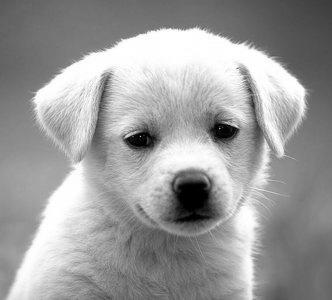
#> input picture notebooks/B2DBy.jpg, 332 x 300 px
$ jupyter execute JPEG_Demo.ipynb   (shell and % lines are left out)
#> lines starting #> are read from the running program, lines starting #| are printed output that depends on the picture
#> further down, img is the input picture: shape (300, 332, 3); min 0, max 255, mean 155.7
### src/JPEG.py
import numpy as np
from sys import getsizeof
from .DCT import DCT
from .huffman import Huffman
from .quantizer import Quantizer
from .run_length_code import RunLengthCode

class JPEG:
    def __init__(self,type='low') -> None:
        self.quantizer_object = Quantizer(type)     # make an object of Quantizer class and set the type of quantization table
                                                    # the default is low compression
        self.no_padding_rows = 1                    # Initializing the no_padding_rows
        self.no_padding_cols = 1                    # Initializing the no_padding_cols

    # private funtion converts the given block to a vector in a zigzag way
    def _img2vector_box(self, img:np.array)->np.array:
        # Inputs: 8by8 block np.array
        # Output: 8*8 np.vector after convertion

        rows, cols = img.shape                  # dims of the given img
        vector = np.zeros(rows*cols)            # Initializing the output vector
        current_index = 0                       # the index of the vector

        # looping over the sum of index of the rows and cols
        for d in range(rows+cols-1):
            # when the sum is even, move from the row to the colum
            if d%2 == 0:
                d1, d2, limit = d, 0, d+1       # set the first  index (d1) = the sum
                                                # set the second index (d2) = 0
                if d>(rows-1):
                    d1 = rows - 1               # decrement (d1)
                    d2 = d - d1                 # increment (d2)
                    limit = d1-d2+1
            # when the sum is odd, opposite the above process
            else:
                d1, d2, limit = 0, d, d+1       # set the second  index (d2) = the sum
                                                # set the first   index (d1) = 0

                if d>rows-1:
                    d2 = rows - 1               # decrement (d2)
                    d1 = d - d2                 # increment (d1)
                    limit = d2-d1 +1

            for i in range(limit):
                vector[current_index] = img[d1, d2]
                current_index += 1
                # when the sum is even, the direction of setting the elements will be to up
                if d%2 == 0:
                    d1 -= 1
                    d2 += 1
                # when the sum is odd, the direction of setting the elements will be to down
                else:
                    d1 += 1
                    d2 -= 1

        return vector

    # private funtion converts the given vector to a matrix in a zigzag way
    def _vector2img_box(self, vector:np.array, img_shape):
        # Input: 8*8 np.vector after convertion, the dims of the output image
        # Output: 8by8 block np.array

        rows, cols = img_shape              # dims of the output img
        img = np.zeros(img_shape)           # Initializing the output matrix
        current_index = 0                   # the index of the vector

        # looping over the sum of index of the rows and cols of the output matrix
        # doing the same flow as _img2vector_box, but the difference in the allocating the elements in the matrix
        for d in range(rows+cols-1):
            if d%2 == 0:
                d1, d2, limit = d, 0, d+1
                if d>(rows-1):
                    d1 = rows - 1
                    d2 = d - d1
                    limit = d1-d2+1
            else:
                d1, d2, limit = 0, d, d+1
                if d>rows-1:
                    d2 = rows - 1
                    d1 = d - d2
                    limit = d2-d1 +1

            for i in range(limit):

                img[d1, d2] = vector[current_index]
                current_index += 1
                if d%2 == 0:
                    d1 -= 1
                    d2 += 1
                else:
                    d1 += 1
                    d2 -= 1

        return img
    # public funtion takes the image and divide it into 8by8 blocks which is passed to the _img2vector_box fn
    def img2vector(self, img:np.array)->np.array:
        # Input: image as 2D np array
        # Output: vector as 1D np arrey

        rows, cols = img.shape      # dims of the given img
        vector = np.array([])       # Initializing the output vector
        box_dim = 8                 # the dim of the vector box

        # looping over the each 8by8 block in the image
        for i in range(0, rows, box_dim):
            for j in range(0, cols, box_dim):
                # slice 8by8 box
                img_box = img[i:i+box_dim, j:j+box_dim]
                # apply _img2vector_box fn at the box, then append to the output vector
                vector = np.append( vector, self._img2vector_box(img_box))

        return vector
    # public funtion takes the vector and divide it into 8*8 blocks which is passed to the _vector2img_box fn
    def vector2img(self, vector:np.array, img_shape):
        # Input: vector as 1D np arrey
        # Output: image as 2D np array

        rows, cols = img_shape          # dims of the given img
        img = np.zeros(img_shape)       # Initializing the output matrix
        curr_index = 0                  # the index of the vector
        box_dim = 8                     # the dim of the vector box

        # looping over the each 8by8 block in the image
        for i in range(0, rows, box_dim):
            for j in range(0, cols, box_dim):
                # slice 8*8 box
                vector_slice = vector[curr_index : curr_index + box_dim*box_dim]
                # apply _vector2img_box fn at the box, then set to the output matirx
                img[i:i+box_dim, j:j+box_dim] = self._vector2img_box(vector_slice,[box_dim,box_dim])
                # increment the vector index to tkae the second box
                curr_index += box_dim*box_dim

        return img

    # funtion takes the image and extends it with zeros to make its dim dividalbe by the block dim (8)
    def zero_padding(self, img_gray):
        # check if the number of rows is not dividable by 8
        if (img_gray.shape[0]%8 != 0):
            self.no_padding_rows = 8-img_gray.shape[0]%8                     # number of rows required for padding
            padding = np.zeros([self.no_padding_rows,img_gray.shape[1]])     # create a zeros matrix wtih the required dims for padding
            img_gray = np.concatenate((img_gray,padding),axis=0)        # concatenate the image with padding at the 0 axis
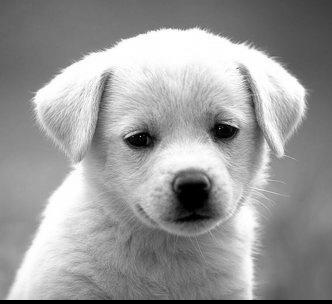
#> img_gray: shape (304, 332) float64; min 0, max 255, mean 153.7
        # check if the number of cols is not dividable by 8
        if (img_gray.shape[1]%8 != 0):
            self.no_padding_cols = 8-img_gray.shape[1]%8                     # number of cols required for padding
            padding = np.zeros([img_gray.shape[0],self.no_padding_cols])     # create a zeros matrix wtih the required dims for padding
            img_gray = np.concatenate((img_gray,padding),axis=1)        # concatenate the image with padding at the 1 axis
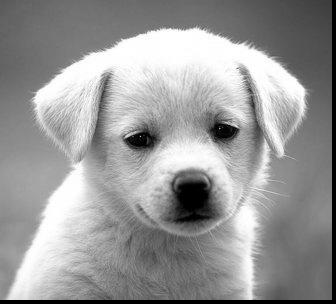
#> img_gray: shape (304, 336) float64; min 0, max 255, mean 151.9
#| The shape of the image before paddingis: (300, 332)
#| The shape of the image after padding is: (304, 336)

        return img_gray

    def remove_zero_padding(self,img):
        return img[0:-1*self.no_padding_rows,0:-1*self.no_padding_cols]

    # function takes the image and does the whole compression functions on it
    # [15 lines left out: function compress, not called in this run]

    # A funtion takes the huffman code and image to calculate the compression ratio
    def compression_ratio(self, code:str, img)->float:
        #Input: The image and Huffman code
        #Output: compression ratio %
        return (len(code)/getsizeof(img)*100)

    # function takes the stream code and does the whole decompression functions on it
    # [12 lines left out: function decompress, not called in this run]


### src/DCT.py
import numpy as np

class DCT:

    #generating basis
    @staticmethod
    def get_base(u:int, v:int, base_dim=8) -> np.array:
        index_vect = np.arange(0, base_dim)
        r_vect = np.cos((2*index_vect+1)*u*np.pi/16)
        c_vect = np.cos((2*index_vect+1)*v*np.pi/16)
        basis = np.outer(r_vect, c_vect)

        return basis

    @staticmethod
    def get_basis(base_dim=8) -> np.array:
#> called with base_dim = 8
        basis = np.zeros((base_dim, base_dim, base_dim, base_dim))

        for u in range(base_dim):
            for v in range(base_dim):
                basis[u][v] = DCT.get_base(u, v, base_dim)

        return basis

    @staticmethod
    def DCT(X:np.array, base_dim=8) -> np.array:
        y = np.zeros(X.shape)
        basis = DCT.get_basis(base_dim)

        #basis coefficients calculation
        for i in range(0, X.shape[0], base_dim):
            for j in range(0, X.shape[1], base_dim):
                X_slice = X[i:i+base_dim, j:j+base_dim]
                y[i:i+base_dim, j:j+base_dim] = np.sum(basis*X_slice, axis=(2,3))

                #DCT quantization
                if i==0 and j==0:
                    y[i:i+base_dim, j:j+base_dim] /= 64
                elif i==0 or j==0:
                    y[i:i+base_dim, j:j+base_dim] /= 32
                else:
                    y[i:i+base_dim, j:j+base_dim] /= 16


        return y

    @staticmethod
    def IDCT(X:np.array, base_dim=8) -> np.array:
        y = np.zeros(X.shape)
        basis = DCT.get_basis(base_dim)

        #multiplying dct coefficients by their corresponding basis and performing summation
        for i in range(0, X.shape[0], base_dim):
            for j in range(0, X.shape[1], base_dim):
                X_slice = X[i:i + base_dim, j:j + base_dim]
                y[i:i + base_dim, j:j + base_dim] = np.sum(X_slice[:, :, np.newaxis, np.newaxis]/basis, axis=(0, 1))

        return y

### src/quantizer.py
import numpy as np

class Quantizer:

    def __init__(self,type='low'):
        self.type =type

        self._Low_compression_table = np.array([[ 1,  1,  1,  1,  1,  2,  2,  4],
        [ 1,  1,  1,  1,  1,  2,  2,  4],
        [ 1,  1,  1,  1,  2,  2,  2,  4],
        [ 1,  1,  1,  1,  2,  2,  4,  8],
        [ 1,  1,  2,  2,  2,  2,  4,  8],
        [ 2,  2,  2,  2,  2,  4,  8,  8],
        [ 2,  2,  2,  4,  4,  8,  8, 16],
        [ 4,  4,  4,  4,  8,  8, 16, 16]])

        self._High_compression_table = np.array([[  1,   2,   4,   8,  16,  32,  64, 128],
        [  2,   4,   4,   8,  16,  32,  64, 128],
        [  4,   4,   8,  16,  32,  64, 128, 128],
        [  8,   8,  16,  32,  64, 128, 128, 256],
        [ 16,  16,  32,  64, 128, 128, 256, 256],
        [ 32,  32,  64, 128, 128, 256, 256, 256],
        [ 64,  64, 128, 128, 256, 256, 256, 256],
        [128, 128, 128, 256, 256, 256, 256, 256]])


    # Each value in the DCT spectrum is divided by the corresponding value in the corresponding compression table, and the result rounded to the nearest integer.
    def _quantization(self,img:np.array,table:np.array):
        quantized_img = np.zeros(img.shape)
        box_dim = 8
        for i in range(0, img.shape[0], box_dim):
            for j in range(0, img.shape[1], box_dim):
                box = img[i:i+box_dim, j:j+box_dim]
                quantized_img[i:i+box_dim, j:j+box_dim] = box / table
        return quantized_img.astype(int)

    # Each value in the Decoder spectrum is multiplied by the corresponding value in the Low_compression table, and the result rounded to the nearest integer.
    def _reverse_quantization(self,img:np.array,table:np.array):
        quantized_img = np.zeros(img.shape)
        box_dim = 8
        for i in range(0, img.shape[0], box_dim):
            for j in range(0, img.shape[1], box_dim):
                box = img[i:i+box_dim, j:j+box_dim]
                quantized_img[i:i+box_dim, j:j+box_dim] = box * table
        return quantized_img.astype(int)

    # select the box function based on the its type
    def quantization(self,img):
        if self.type == 'low':
            return self._quantization(img,self._Low_compression_table)
        else:
            return self._quantization(img,self._High_compression_table)

    def reverse_quantization(self,img):
        if self.type == 'low':
            return self._reverse_quantization(img,self._Low_compression_table)
        else:
            return self._reverse_quantization(img,self._High_compression_table)


### src/run_length_code.py
import numpy as np

class RunLengthCode:

    '''
        compresses number of zeros by reprenting sequence of adjancent zeros by 0,n where n is their number
    '''

    @staticmethod
    def encode(vector: np.array)->np.array:
        out_vect = np.array([])

        i = 0
        while i<len(vector):
            out_vect =np.append(out_vect,vector[i])
            i += 1
            if vector[i-1]==0:
                count = 1
                #starting a loop to counts 0s
                while i<len(vector) and vector[i]==0:
                    count += 1
                    i+= 1

                out_vect = np.append(out_vect,count)

        return out_vect.astype(np.int32).astype(str)


    @staticmethod
    def decode(vector: np.array)->np.array:
        out_vect = np.array([])

        i = 0
        while i<len(vector):
            if vector[i] != 0:
                out_vect = np.append(out_vect, vector[i])
                i += 1
            else:
                #adding sequence of zeros with length equal to the encoded length which lies in the next position to the 0 position index
                out_vect = np.append(out_vect, np.zeros(int(vector[i+1])))
                i +=2


        return out_vect

### src/huffman.py
import heapq
from collections import Counter
import numpy as np

class TreeNode:
    def __init__(self, symbol=None, freq=None, left=None, right=None) -> None:
        self.symbol = symbol
        self.freq = freq
        self.left = left
        self.right = right

    def __lt__(self, other):
        return self.freq < other.freq

class Huffman:

    def __init__(self, data) -> None:
        self._symbols_frequencies = Counter(data)
        self._symbols_codes = self.compute_codes()
        self._codes_symbols = dict(map(reversed, self.compute_codes().items()))


    #assigning codes to nodes after heapfication
    def _assign_code(self, node, code="", mapping={}):
        if node:
            if node.symbol:
                mapping[node.symbol] = code
            self._assign_code(node.left, code + '0', mapping)
            self._assign_code(node.right, code + '1', mapping)

        return mapping


    def compute_codes(self):
        pq = [TreeNode(s, f) for s, f in self._symbols_frequencies.items()] #constructing code tree through heapification based on frequency
        heapq.heapify(pq)

        while len(pq) > 1:
            left_child = heapq.heappop(pq)
            right_child = heapq.heappop(pq)
            internal_node = TreeNode(freq=left_child.freq + right_child.freq, left=left_child, right=right_child)
            heapq.heappush(pq, internal_node)


        root = pq[0]


        return self._assign_code(root)


    def encode(self, stream:np.array)->str:
        encoded_stream = ""

        for symbol in stream:
                if symbol in self._symbols_codes.keys():
                    encoded_stream += self._symbols_codes[symbol]


        return encoded_stream

    def decode(self, stream:str)->np.array:
        stream_length = len(stream)
        decoded_stream = []

        i = 0
        while i<stream_length:
            for j in range(i+1,stream_length+1):
                if stream[i:j] in self._codes_symbols.keys():

                    decoded_stream.append(self._codes_symbols[stream[i:j]])
                    break
            i=j

        decoded_stream = np.array(decoded_stream)

        return decoded_stream.astype(np.int32)

### src/ArithCoding.py
import numpy as np
class AritCoding:
    def __init__(self,data):
        self.symbols=list(set(data))    #Symbols (unique alphabet)
        self.precision=32
        self.whole=2**self.precision
        self.half=self.whole/2
        self.quarter=self.whole/4
        self.counts=self.calcFreqs(list(data))
        self.R=sum(self.counts)
        self.cumm=self.calcCum(data)

    # Function to get symbols characters (i.e. counts/probs)
    def calcFreqs(self, data):
        freqs=[]
        for sym in self.symbols:
            freq=data.count(sym)
            freqs.append(freq)

        return freqs

    # Function to calculate cummulative probs, c,
    def calcCum(self,data):
        c= []
        n = len(data)
        c.append(0)
        for i in range(n):
            c.append(sum(self.counts[0:i+1]))
        c = np.array(c)
        return c

    def encode(self,sequence):
        src_code=[]
        s=0
        a= 0
        b=self.whole
        k=len(sequence)
        #loop over sequence to encode
        for i in range(k):
            this_symbol_index = self.symbols.index(sequence[i])
            # Do the rescaling
            h = b-a
            b = a + (h*self.cumm[this_symbol_index+1]//self.R)
            a = a + (h*self.cumm[this_symbol_index]//self.R)


            # Conditions for direct emmit
            while ((b<self.half) or (a>=self.half)):
                if(b<self.half): #i.e. lower half

                    src_code.append('0')
                    if s!=0:
                        src_code.append('1'*s)
                    s=0
                    # rescale
                    a=2*a
                    b=2*b
                elif(a>=self.half): #i.e. upper half
                    src_code.append('1')
                    if s!=0:
                        src_code.append('0'*s)
                    s=0
                    # rescale
                    a= (2* (a-self.half))
                    b= (2* (b-self.half))
            # range contains the half, so no direct emmit;
            # needs rescaling until fully contained in one half
            while ((a>self.quarter) and (b<3*self.quarter)):
                s+=1
                a= 2*(a-self.quarter)
                b= 2*(b-self.quarter)

        s+=1
        if a<=self.quarter:
            src_code.append('0')
            if s!=0:
                src_code.append('1'*s)
        else:
            src_code.append('1')
            if s!=0:
                src_code.append('0'*s)

        src_code=''.join(src_code)

        return src_code


    def decode(self,stream,eof):
        decoded_sequence=[]
        a=0
        b=self.whole
        n = len(self.symbols)
        M=len(stream)

        decimal_value=0
        j=1
        #initialze decimal value with the higher val of min(precision,M) bits
        while j<=self.precision and j<=M:
            if stream[j-1]=='1':
                decimal_value+= 2**(self.precision-j)
            j+=1


        flag=0
        #This flag wil be set on fiding the eof symbol
        while not flag:
            for i in range(n):
                #rescale as in encoder
                w= b-a
                b_= a + (w*self.cumm[i+1]) //self.R
                a_= a + (w*self.cumm[i]) //self.R
                if a_<=decimal_value and decimal_value<b_:
                    decoded_sequence.append(self.symbols[i])
                    a=a_
                    b=b_
                    if(self.symbols[i]==eof):
                        flag=1
                    break

            #Same Cases as in the Encoder
            while b<self.half or a>=self.half:
                if b<self.half:
                    a*=2
                    b*=2
                    decimal_value*=2
                    if j<=M:
                        decimal_value+=int(stream[j-1])
                        j+=1
                elif a>=self.half:
                    a=2*(a-self.half)
                    b=2*(b-self.half)
                    decimal_value=2*(decimal_value-self.half)
                    if j<=M:
                        decimal_value+=int(stream[j-1])
                        j+=1

            while a>=self.quarter and b<3*self.quarter:
                a= 2*(a-self.quarter)
                b= 2*(b-self.quarter)
                decimal_value=2*(decimal_value-self.quarter)
                if j<= M:
                    decimal_value+=int(stream[j-1])
                    j+=1


        decoded_sequence.pop()      #Remove eof symbol..

        return decoded_sequence


# [12 lines of commented-out code are left out]

### notebooks/JPEG_Demo.ipynb
[cell 1]
# !pip install opencv-python

### Team:
##### Mohamed Hatem         202001235
##### Kareem Elozeiri       202000896
##### Abdelrahman Atteya    202001398

# JPEG
##### This notebook is for the purpose of understanding and visualizing each step at the JPEG

### importing the modules and visualization library

[cell 2]
import sys
sys.path.append("../")

[cell 3]
from src.DCT import DCT
from src.quantizer import Quantizer
from src.huffman import Huffman
from src.ArithCoding import AritCoding
from src.JPEG import JPEG
from src.run_length_code import RunLengthCode
import matplotlib.pyplot as plt
import cv2

### Reading the orignal image

[cell 4]
img = cv2.imread("B2DBy.jpg")
# convert the image to grayscale
img_gray = cv2.cvtColor(img, cv2.COLOR_BGR2GRAY)
# show the orignal image
plt.imshow(img_gray, cmap="gray")

## Low compression

[cell 5]
# the default type for the JPEG is low
jpeg = JPEG('high')

### Zero Padding
##### Extend the image with zeros to be dividable into 8 by 8 blocks

[cell 6]
img_padding = jpeg.zero_padding(img_gray)
print(f"The shape of the image before paddingis: {img_gray.shape}\nThe shape of the image after padding is: {img_padding.shape}")

[cell 7]
# plot the image after padding
plt.imshow(img_padding, cmap="gray")

### DCT

##### Get and visualize basis of DCT

[cell 8]
# get the basis of DCT
basis = DCT.get_basis()
# ploting the DCT basis
fig, ax = plt.subplots(8,8, figsize=(15,15))
for i in range(8):
    for j in range(8):
        ax[i, j].imshow(basis[i][j])
plt.show()
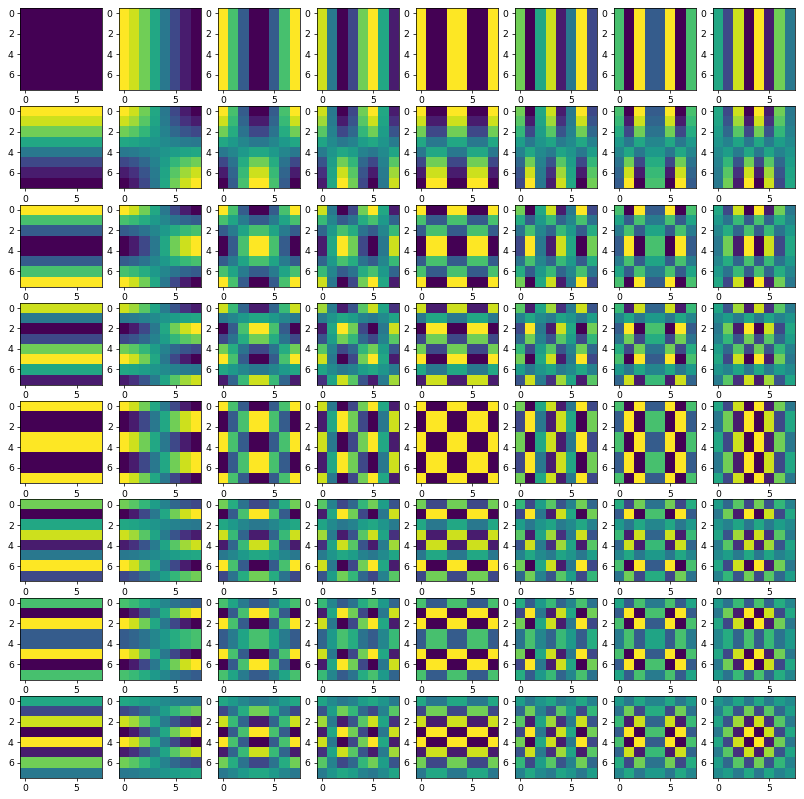
#> figure drawn by matplotlib, 64 panels

##### Applying DCT on the image

[cell 9]
# DCT function divide the image into 8x8 block and multipy each or them by the corresponding basis
img_dct = DCT.DCT(img_padding)
#> (the rest of the program and of its run is left out)
